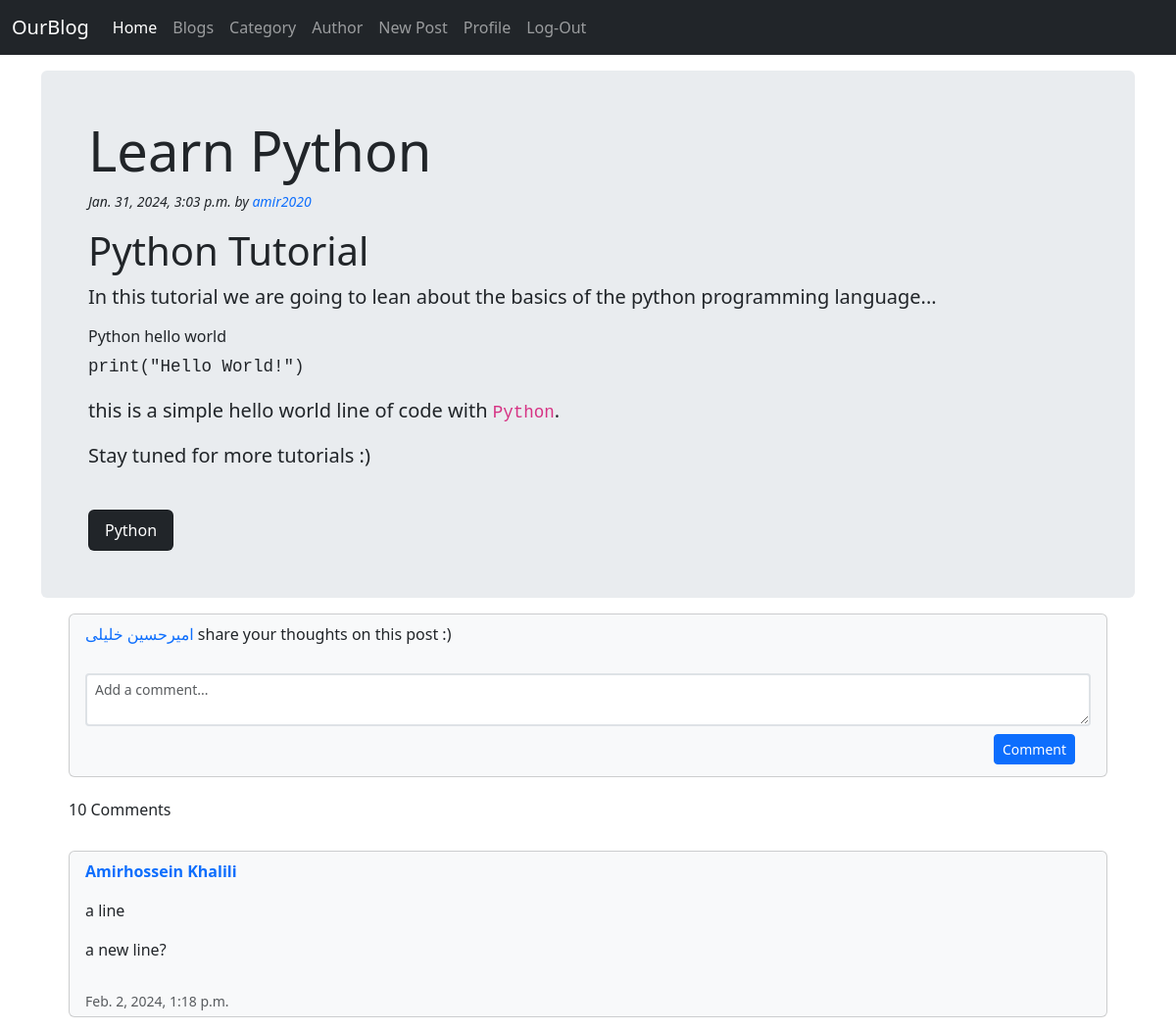
The app's page /posts/detail/1 (signed in, upper part), older data.
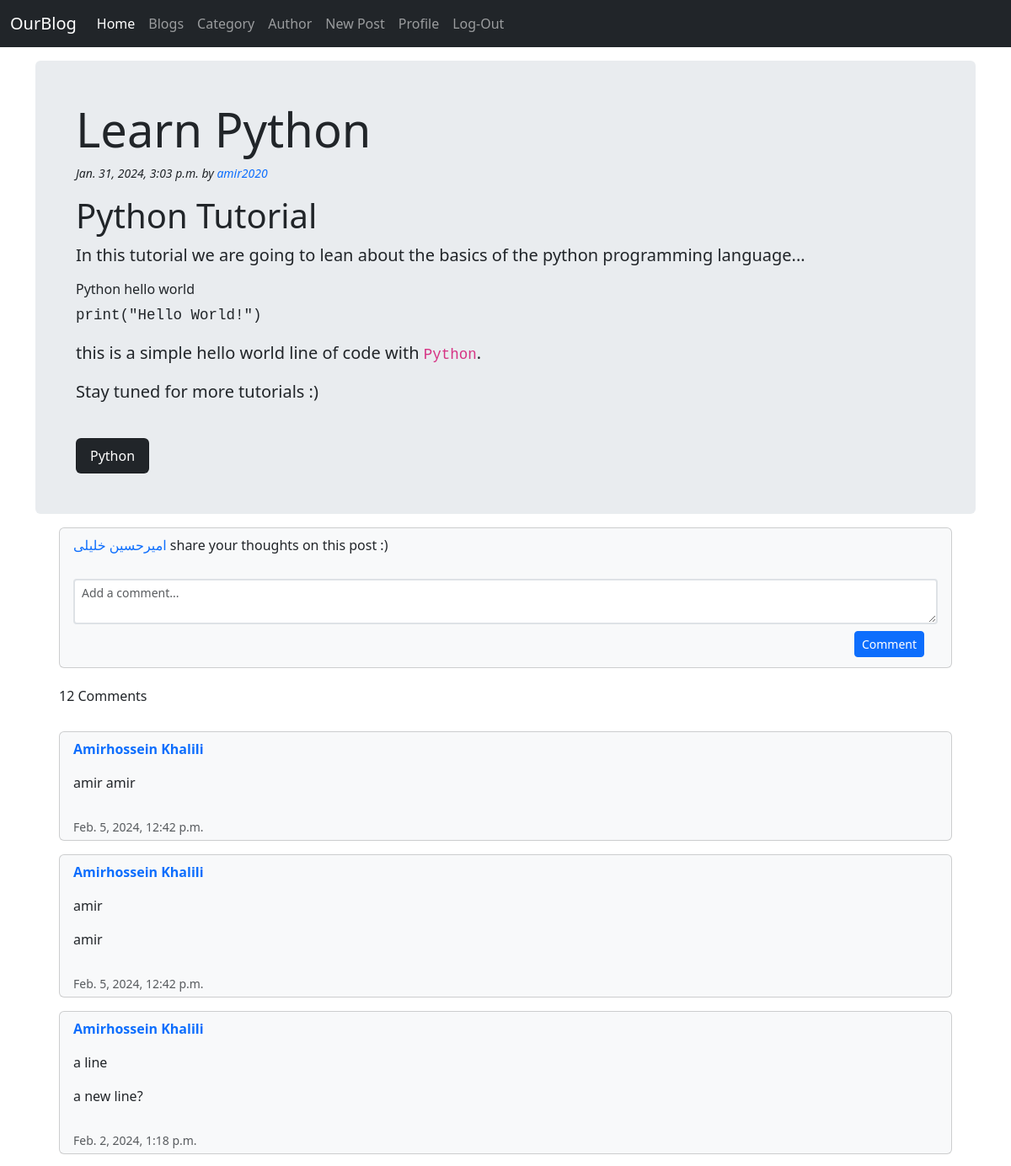
The same page, newer data.
### apps/posts/models.py (models this page shows, shortened)
class Post(models.Model):
    title = models.CharField(max_length=255)
    body = models.TextField(blank=True, null=True)
    author = models.ForeignKey(User, on_delete=models.CASCADE, related_name='posts')
    category = models.ForeignKey(Category, on_delete=models.SET_NULL, related_name='posts', null=True)
    created_at = models.DateTimeField(auto_now_add=True)
    last_modified = models.DateTimeField(auto_now=True)

class Comment(models.Model):
    post = models.ForeignKey(Post, on_delete=models.CASCADE, related_name='comments')
    user = models.ForeignKey(User, on_delete=models.CASCADE, related_name='comments')
    body = models.TextField()
    created_at = models.DateTimeField(auto_now_add=True)

class Category(models.Model):
    name = models.CharField(max_length=127, unique=True)
    class Meta:
        verbose_name = _('category')
        verbose_name_plural = _('categories')

### apps/users/models.py (models this page shows)
class User(AbstractBaseUser, PermissionsMixin):
    email = models.EmailField(unique=True)
    user_name = models.CharField(max_length=255, unique=True)
    first_name = models.CharField(max_length=127, blank=False, null=False)
    last_name = models.CharField(max_length=127, blank=False, null=False)
    created_at = models.DateTimeField(auto_now_add=True)
    about = models.TextField(_('About me'), max_length=500, blank=True, null=True)
    is_staff = models.BooleanField(default=False)
    is_active = models.BooleanField(default=True)
    objects = CustomUserManager()
    USERNAME_FIELD = 'email'
    REQUIRED_FIELDS = ['user_name', 'first_name', 'last_name']
    def __str__(self):
        return f"{self.first_name} {self.last_name}"

### apps/posts/views.py (the view)
# urls.py: path('detail/<int:pk>', DetailPost.as_view(), name='detail-post'),
@method_decorator(login_required, name='dispatch')
class DetailPost(DetailView):
    model = Post
    template_name = 'posts/detail.html'
    context_object_name = 'post'
    def get_context_data(self, **kwargs):
        context = super().get_context_data(**kwargs)
        context['user'] = self.request.user
        return context

### apps/posts/templatetags/markdown_tags.py (called while the page is built)
@register.filter
@stringfilter
def markdown_convertor(value: str) -> str:
    return markdown.markdown(value.strip(), extensions=['fenced_code'])

### templates/posts/detail.html (shortened to what this page needs)
{% extends 'base/base.html' %}
{% load markdown_tags %}
{% block content %}
    <div class="container mt-3 min-vh-100">
        <div class="p-4 p-md-5 rounded bg-body-secondary">
            <div class="px-0">
                <h1 class="display-4">{{ post.title }}</h1>
                <p class="small fst-italic mb-0">{{ post.created_at }} by
                    <a class="text-decoration-none" href="{% url 'users:profile' %}">{{ post.author.user_name }}</a>
                </p>
                <div class="lead my-3">{{ post.body | markdown_convertor | safe }}</div>
                <br>
                <p class="card card-body bg-dark text-white rounded m-0 py-2 px-3" style="width: fit-content;">{{ post.category.name }}</p>
            </div>
        </div>
        <div id="comments" class="container">
            <section class="p-3 m-0 border-0 bd-example">
                <div class="card bg-light">
                    <header class="card-header border-0 bg-transparent">
                        <p>
                            <a class="text-decoration-none" href="{% url 'users:profile' %}">
                                {{ post.author.first_name }} {{ post.author.last_name }}
                            </a>
                            share your thoughts on this post :)
                        </p>
                    </header>
                    <div class="card-body py-1">
                        <form method="POST" id="new-comment" action="{% url 'posts:create-comment' %}">
                            <div>
                                <textarea
                                  class="form-control form-control-sm border border-2 rounded-1"
                                  id="exampleFormControlTextarea1"
                                  placeholder="Add a comment..."
                                  minlength="3"
                                  maxlength="255"
                                  required
                                  name="body"
                                ></textarea>
                            </div>
                        <footer class="card-footer bg-transparent border-0 text-end">
                            <button type="submit" class="btn btn-primary btn-sm">Comment</button>
                        </footer>
                        </form>
                    </div>
                </div>
                <aside class="d-flex justify-content-between align-items-center my-4">
                    <h4 class="h6">{{ post.comments.all | length }} Comments</h4>
                </aside>
                {% for comment in post.comments.all|dictsortreversed:"created_at" %}
                <article class="card bg-light my-3">
                    <header class="card-header border-0 bg-transparent d-flex align-items-center">
                        <div><a class="fw-semibold text-decoration-none">{{ comment.user }}</a></div>
                    </header>
                    <div class="card-body py-2 px-3">{{ comment.body | markdown_convertor | safe }}</div>
                    <footer class="border-0 py-1 px-3">
                        <span class="small text-muted">{{ comment.created_at }}</span>
                    </footer>
                </article>
                {% empty %}
                <p>Be the first one to comment your opinion about this post!</p>
                {% endfor %}
            </section>
        </div>
    </div>
{% endblock %}

Row changes from the older to the newer data that the page shows:
computed for Post "Learn Python": comments.all|length "10" → "12"
added Comment: user "Amirhossein Khalili", body "amir amir", created_at "Feb. 5, 2024, 12:42 p.m."
added Comment: user "Amirhossein Khalili", body "amir amir", created_at "Feb. 5, 2024, 12:42 p.m."
